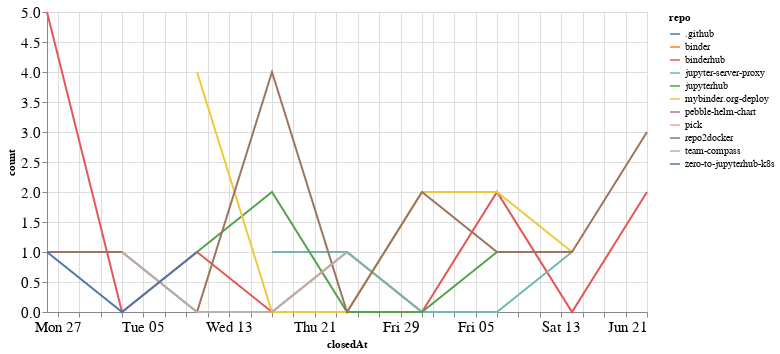

This figure's notebook cell:
### Code cell
closed_by_time = closed_by.groupby('repo').resample('W', on='closedAt').count()['author'].reset_index()
closed_by_time = closed_by_time.rename(columns={'author': 'count'})

alt.Chart(closed_by_time, width=600).mark_line().encode(
    x='closedAt',
    y='count',
    color='repo',
    tooltip="repo"
)

### Figure 1 — Vega-Lite specification as saved in the notebook (floating-point values rounded to 4 significant figures)
{"config": {"axisLeft": {"labelFontSize": 15}, "axisBottom": {"labelFontSize": 15}}, "data": {"name": "data-7b447d9b5e4a2ff19578485e1844914b"}, "mark": "line", "encoding": {"color": {"type": "nominal", "field": "repo"}, "tooltip": {"type": "nominal", "field": "repo"}, "x": {"type": "temporal", "field": "closedAt"}, "y": {"type": "quantitative", "field": "count"}}, "width": 600, "$schema": "https://vega.github.io/schema/vega-lite/v4.8.1.json", "datasets": {"data-7b447d9b5e4a2ff19578485e1844914b": [{"repo": ".github", "closedAt": "2020-05-24T00:00:00", "count": 1}, {"repo": "binder", "closedAt": "2020-06-21T00:00:00", "count": 1}, {"repo": "binderhub", "closedAt": "2020-04-26T00:00:00", "count": 5}, {"repo": "binderhub", "closedAt": "2020-05-03T00:00:00", "count": 0}, {"repo": "binderhub", "closedAt": "2020-05-10T00:00:00", "count": 1}, {"repo": "binderhub", "closedAt": "2020-05-17T00:00:00", "count": 0}, {"repo": "binderhub", "closedAt": "2020-05-24T00:00:00", "count": 1}, {"repo": "binderhub", "closedAt": "2020-05-31T00:00:00", "count": 0}, {"repo": "binderhub", "closedAt": "2020-06-07T00:00:00", "count": 2}, {"repo": "binderhub", "closedAt": "2020-06-14T00:00:00", "count": 0}, {"repo": "binderhub", "closedAt": "2020-06-21T00:00:00", "count": 2}, {"repo": "jupyter-server-proxy", "closedAt": "2020-05-17T00:00:00", "count": 1}, {"repo": "jupyter-server-proxy", "closedAt": "2020-05-24T00:00:00", "count": 1}, {"repo": "jupyter-server-proxy", "closedAt": "2020-05-31T00:00:00", "count": 0}, {"repo": "jupyter-server-proxy", "closedAt": "2020-06-07T00:00:00", "count": 0}, {"repo": "jupyter-server-proxy", "closedAt": "2020-06-14T00:00:00", "count": 1}, {"repo": "jupyterhub", "closedAt": "2020-05-10T00:00:00", "count": 1}, {"repo": "jupyterhub", "closedAt": "2020-05-17T00:00:00", "count": 2}, {"repo": "jupyterhub", "closedAt": "2020-05-24T00:00:00", "count": 0}, {"repo": "jupyterhub", "closedAt": "2020-05-31T00:00:00", "count": 0}, {"repo": "jupyterhub", "closedAt": "2020-06-07T00:00:00", "count": 1}, {"repo": "mybinder.org-deploy", "closedAt": "2020-05-10T00:00:00", "count": 4}, {"repo": "mybinder.org-deploy", "closedAt": "2020-05-17T00:00:00", "count": 0}, {"repo": "mybinder.org-deploy", "closedAt": "2020-05-24T00:00:00", "count": 0}, {"repo": "mybinder.org-deploy", "closedAt": "2020-05-31T00:00:00", "count": 2}, {"repo": "mybinder.org-deploy", "closedAt": "2020-06-07T00:00:00", "count": 2}, {"repo": "mybinder.org-deploy", "closedAt": "2020-06-14T00:00:00", "count": 1}, {"repo": "pebble-helm-chart", "closedAt": "2020-06-07T00:00:00", "count": 1}, {"repo": "pick", "closedAt": "2020-06-14T00:00:00", "count": 1}, {"repo": "repo2docker", "closedAt": "2020-04-26T00:00:00", "count": 1}, {"repo": "repo2docker", "closedAt": "2020-05-03T00:00:00", "count": 1}, {"repo": "repo2docker", "closedAt": "2020-05-10T00:00:00", "count": 0}, {"repo": "repo2docker", "closedAt": "2020-05-17T00:00:00", "count": 4}, {"repo": "repo2docker", "closedAt": "2020-05-24T00:00:00", "count": 0}, {"repo": "repo2docker", "closedAt": "2020-05-31T00:00:00", "count": 2}, {"repo": "repo2docker", "closedAt": "2020-06-07T00:00:00", "count": 1}, {"repo": "repo2docker", "closedAt": "2020-06-14T00:00:00", "count": 1}, {"repo": "repo2docker", "closedAt": "2020-06-21T00:00:00", "count": 3}, {"repo": "team-compass", "closedAt": "2020-05-03T00:00:00", "count": 1}, {"repo": "team-compass", "closedAt": "2020-05-10T00:00:00", "count": 0}, {"repo": "team-compass", "closedAt": "2020-05-17T00:00:00", "count": 0}, {"repo": "team-compass", "closedAt": "2020-05-24T00:00:00", "count": 1}, {"repo": "zero-to-jupyterhub-k8s", "closedAt": "2020-04-26T00:00:00", "count": 1}, {"repo": "zero-to-jupyterhub-k8s", "closedAt": "2020-05-03T00:00:00", "count": 0}, {"repo": "zero-to-jupyterhub-k8s", "closedAt": "2020-05-10T00:00:00", "count": 1}]}}
